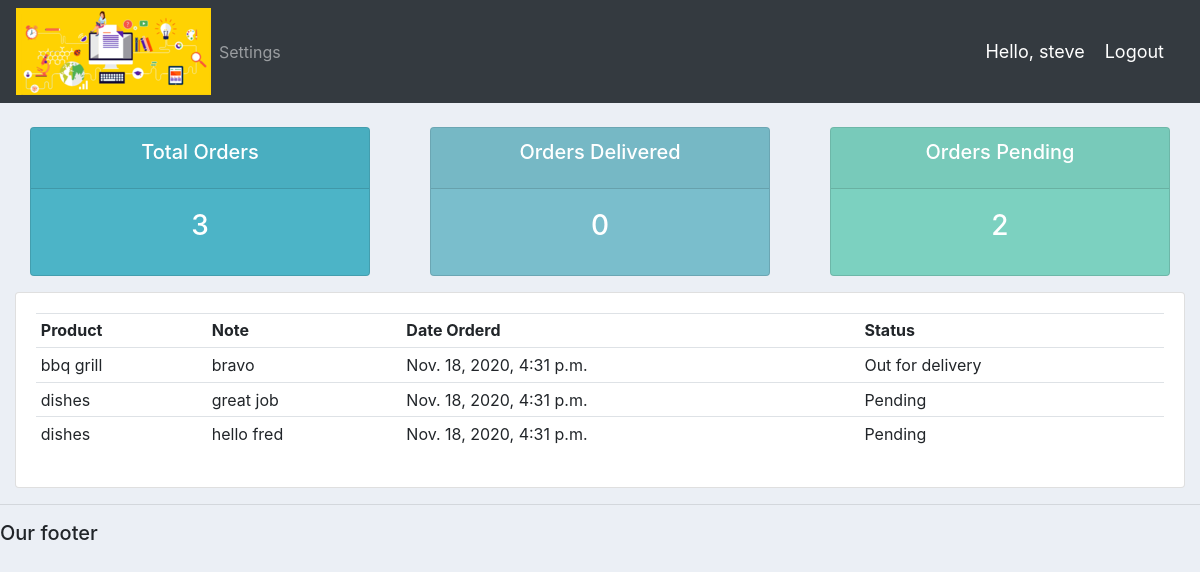
The app's page /user/ (signed in), older data.
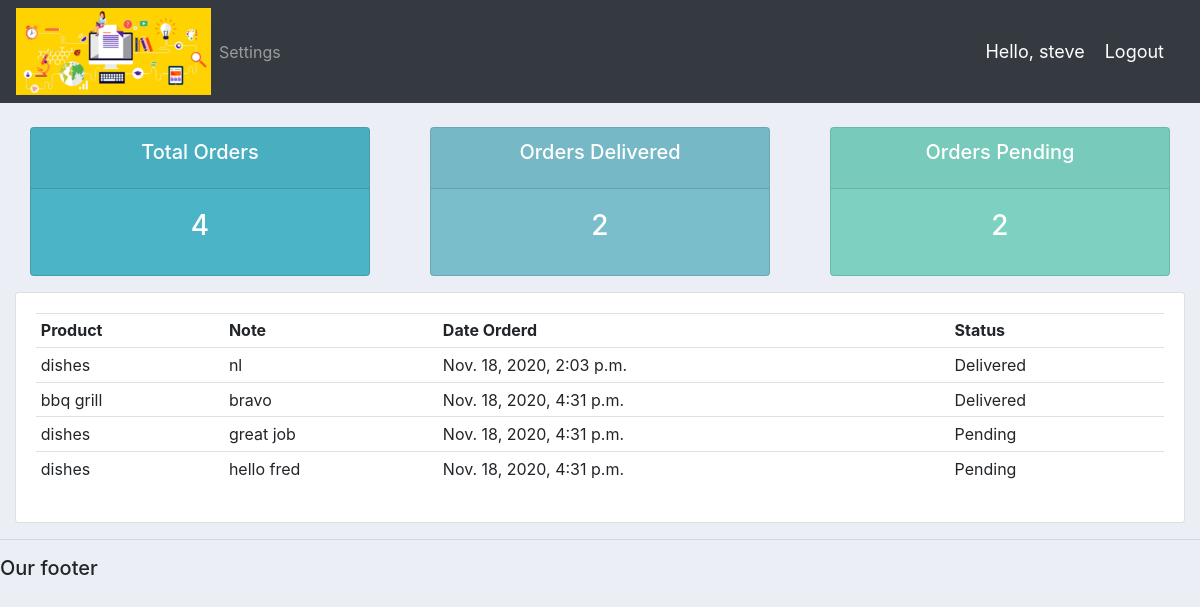
The same page, newer data.
### accounts/models.py (models this page shows)
class Order(models.Model):
	STATUS = (
			('Pending', 'Pending'),
			('Out for delivery', 'Out for delivery'),
			('Delivered', 'Delivered'),
			)
	customer = models.ForeignKey(Customer, null=True, on_delete= models.SET_NULL)
	product = models.ForeignKey(Product, null=True, on_delete= models.SET_NULL)
	date_created = models.DateTimeField(auto_now_add=True, null=True)
	status = models.CharField(max_length=200, null=True, choices=STATUS)
	note = models.CharField(max_length=1000, null=True)
	def __str__(self):
		return self.product.name

class Product(models.Model):
	CATEGORY = (
			('Indoor', 'Indoor'),
			('Out Door', 'Out Door'),
			)
	name = models.CharField(max_length=200, null=True)
	price = models.FloatField(null=True)
	category = models.CharField(max_length=200, null=True, choices=CATEGORY)
	description = models.CharField(max_length=200, null=True, blank=True)
	date_created = models.DateTimeField(auto_now_add=True, null=True)
	tags = models.ManyToManyField(Tag)
	def __str__(self):
		return self.name

### accounts/decorators.py (the view)
		def wrapper_func(request, *args, **kwargs):
			group = None
			if request.user.groups.exists():
				group = request.user.groups.all()[0].name
			if group in allowed_roles:
				return view_func(request, *args, **kwargs)
			else:
				return HttpResponse('You are not authorized to view this page')

### accounts/views.py (called while the page is built)
@login_required(login_url='login')
@allowed_users(allowed_roles=['customer'])
def userPage(request):
	orders = request.user.customer.order_set.all()
	total_orders = orders.count()
	delivered = orders.filter(status='Delivered').count()
	pending = orders.filter(status='Pending').count()
	print('ORDERS:', orders)
	context = {'orders':orders, 'total_orders':total_orders,
	'delivered':delivered,'pending':pending}
	return render(request, 'accounts/user.html', context)

### accounts/templates/accounts/user.html
{%  extends 'accounts/main.html' %}
{% block content %}
{%  include 'accounts/status.html' %}
<div class="row">
	<div class="col-md">
		<div class="card card-body">
			<table class="table table-sm">
				<tr>
					<th>Product</th>
					<th>Note</th>
					<th>Date Orderd</th>
					<th>Status</th>
				</tr>
				{% for order in orders %}
				<tr>
					<td>{{order.product}}</td>
					<td>{{order.note}}</td>
					<td>{{order.date_created}}</td>
					<td>{{order.status}}</td>
				</tr>
				{% endfor %}
			</table>
		</div>
	</div>
</div>
{% endblock content %}

Row changes from the older to the newer data that the page shows:
now on this page (row edited): Order: product "dishes", note "nl", date_created "Nov. 18, 2020, 2:03 p.m.", status "Delivered"
changed Order "bravo": status "Out for delivery" → "Delivered"
Text that changed along with them:
{{ total_orders }}: "3" → "4"
{{ delivered }}: "0" → "2"
